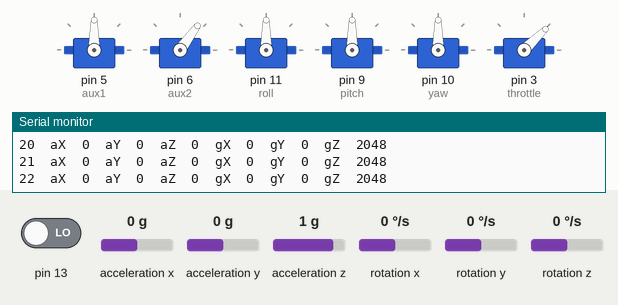
Recording of a sketch running on a simulated Arduino Uno, built with avr-gcc and run on an emulated ATmega328P. Parts: 6 × servo, the last lines printed to the serial monitor. Wiring (inferred from the names in the program): MPU-9250 motion sensor at I2C address 0x68. The inputs (shaded band) are chosen by the test bench; at power-on: pin 13 LOW, acceleration x 0 g, acceleration y 0 g, acceleration z 1 g, rotation x 0 °/s, rotation y 0 °/s, rotation z 0 °/s.

Above: at 1.2 s.
1.3 s: pin 13 driven HIGH
At 2.7 s:
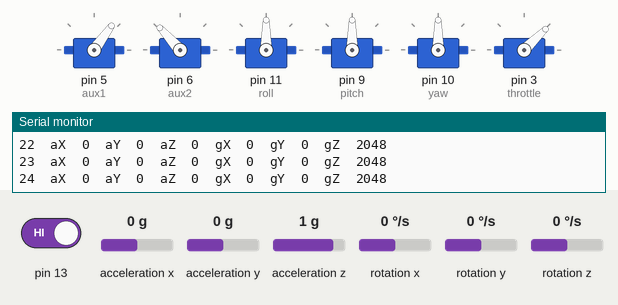
At 7.3 s:
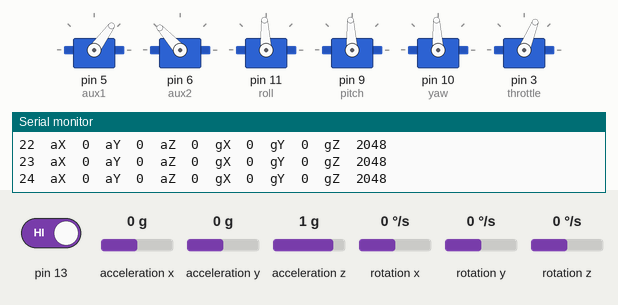
13.3 s: pin 13 driven LOW
At 16.2 s:
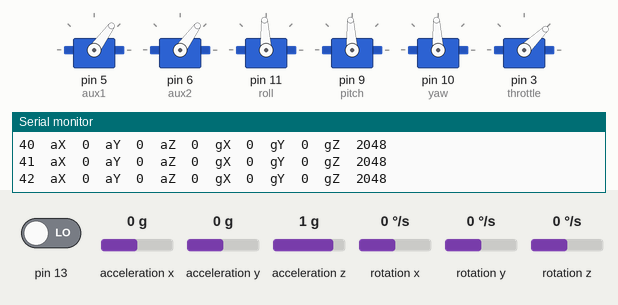
Timing chart, 0 to 17.7 s (numbered marks = the images above; inputs shaded):
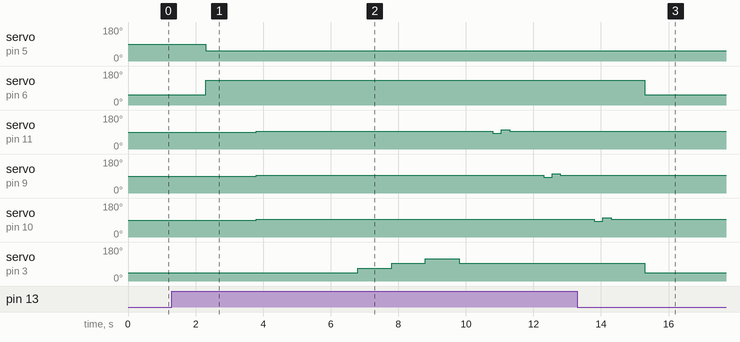

The sketch:

testproc01.ino
```cpp
// Test Procedures 1
// by Jesse Lew

// Notes: It is turning but test values were too short. Back/forward
// pitch is reversed. 1501-2000 is forward, 1000-1499 is back.

#include <Servo.h>
#include <Wire.h>

#define    MPU9250_ADDRESS            0x68

#define    GYRO_FULL_SCALE_250_DPS    0x00
#define    GYRO_FULL_SCALE_500_DPS    0x08
#define    GYRO_FULL_SCALE_1000_DPS   0x10
#define    GYRO_FULL_SCALE_2000_DPS   0x18

#define    ACC_FULL_SCALE_2_G         0x00
#define    ACC_FULL_SCALE_4_G         0x08
#define    ACC_FULL_SCALE_8_G         0x10
#define    ACC_FULL_SCALE_16_G        0x18

// create 4 servo objects (max 8 can be created)
Servo aux1;
Servo aux2;
Servo roll;
Servo pitch;
Servo yaw;
Servo throttle;

// initialize counter and procedures
long int cpt = 0;
bool startupProc = true;
bool testProc = true;

// variables that handle timer
unsigned long previousMillis = 0;   // stores last time servos were updated
const long interval = 50;   // set timer interval (ms)


// This function read Nbytes bytes from I2C device at address Address.
// Put read bytes starting at register Register in the Data array.
void I2Cread(uint8_t Address, uint8_t Register, uint8_t Nbytes, uint8_t* Data)
{
  // Set register address
  Wire.beginTransmission(Address);
  Wire.write(Register);
  Wire.endTransmission();

  // Read Nbytes
  Wire.requestFrom(Address, Nbytes);
  uint8_t index=0;
  while (Wire.available())
  {
    Data[index++]=Wire.read();
  }
}


// Write a byte (Data) in device (Address) at register (Register)
void I2CwriteByte(uint8_t Address, uint8_t Register, uint8_t Data)
{
  // Set register address
  Wire.beginTransmission(Address);
  Wire.write(Register);
  Wire.write(Data);
  Wire.endTransmission();
}


// set servos to arduino pins
void setup()
{
  // can add min/max values with attach(pin#, min#, max#)
  aux1.attach(5);      // set AUX1 (leveler) to pin 5
  aux2.attach(6);      // set AUX2 (motor lock) to pin 6
  roll.attach(11);     // set roll to pin 11
  pitch.attach(9);     // set pitch 2 to pin 9
  yaw.attach(10);      // set yaw to pin 10
  throttle.attach(3);  // set throttle to pin 3

  // on/off ARM/level switch
  pinMode(13, INPUT);

  // Arduino initializations
  Wire.begin();
  Serial.begin(9600);

  // Configure gyroscope range
  I2CwriteByte(MPU9250_ADDRESS,27,GYRO_FULL_SCALE_2000_DPS);
  // Configure accelerometers range
  I2CwriteByte(MPU9250_ADDRESS,28,ACC_FULL_SCALE_16_G);
}


// main loop
void loop()
{
  unsigned long currentMillis = millis();   // updates each loop
  //Serial.print(currentMillis);

  // if the on/off switch is on
  if(digitalRead(13) == HIGH)
  {
    // run startup procedure once
    if(startupProc == true)
    {
      delay(1000);
      aux1.write(1100);   // turn aux1 (leveler) on with 1100
      aux2.write(1900);   // turn aux2 (motor lock) on with 1900
      delay(1500);

      // acceptable values: 885-2115,
      // keeping between 1000-2000
      roll.write(1500);      // initialize center
      pitch.write(1500);     // initialize center
      yaw.write(1500);       // initialize center
      delay(1000);
      throttle.write(1000);  // minimum throttle

      startupProc = false;
    }

    if(testProc == true)
    {
      // test values
      delay(2000);
      throttle.write(1250);  // 25% throttle
      delay(1000);
      throttle.write(1500);  // 50% throttle
      delay(1000);
      throttle.write(1750);  // 75% throttle
      delay(1000);
      //throttle.write(2000);  // 100% throttle
      //delay(1000);
      throttle.write(1500);  // 50% throttle
      delay(1000);
      roll.write(1400);      // roll left
      delay(250);
      roll.write(1600);      // roll right
      delay(250);
      roll.write(1500);      // center
      delay(1000);
      pitch.write(1400);     // pitch forward (went back)
      delay(250);
      pitch.write(1600);     // pitch back (went forward)
      delay(250);
      pitch.write(1500);     // center
      delay(1000);
      yaw.write(1400);       // spin left
      delay(250);
      yaw.write(1600);       // spin right
      delay(250);
      yaw.write(1500);       // center
      delay(1000);
      throttle.write(1000);  // minimum throttle

      testProc = false;
    }
  }
  else
  {
    throttle.write(1000);  // bring throttle to minimum
    aux2.write(1100);      // lock motors
    startupProc = true;    // reset startup procedure flag
  }

  // code that constantly runs before interval goes here

  // if the interval time is reached, do something
  if(currentMillis - previousMillis >= interval)
  {
    // Display data counter
    Serial.print (cpt++,DEC);
    Serial.print ("\t");

    // Read accelerometer and gyroscope
    uint8_t Buf[14];
    I2Cread(MPU9250_ADDRESS,0x3B,14,Buf);


    // Create 16 bits values from 8 bits data

    // Accelerometer
    int16_t ax=-(Buf[8]<<8 | Buf[9]);
    int16_t ay=-(Buf[10]<<8 | Buf[11]);
    int16_t az=Buf[12]<<8 | Buf[13];

    // Gyroscope
    int16_t gx=-(Buf[0]<<8 | Buf[1]);
    int16_t gy=-(Buf[2]<<8 | Buf[3]);
    int16_t gz=Buf[4]<<8 | Buf[5];


    // Display values

    // Accelerometer
    Serial.print ("aX\t");
    Serial.print (ax,DEC);
    Serial.print ("\t");
    Serial.print ("aY\t");
    Serial.print (ay,DEC);
    Serial.print ("\t");
    Serial.print ("aZ\t");
    Serial.print (az,DEC);
    Serial.print ("\t");

    // Gyroscope
    Serial.print ("gX\t");
    Serial.print (gx,DEC);
    Serial.print ("\t");
    Serial.print ("gY\t");
    Serial.print (gy,DEC);
    Serial.print ("\t");
    Serial.print ("gZ\t");
    Serial.print (gz,DEC);
    Serial.print ("\t");

    // End of line
    Serial.println("");

    // update previousMillis
    previousMillis = currentMillis;
  }

  // code that constantly runs after interval goes here

}
```

Measured:
- after the input at 1.3 s, servo on pin 5 (aux1): 90° → 54° after 1.0 s; servo on pin 6 (aux2): 54° → 132° after 1.0 s
- after the input at 13.3 s, servo on pin 6 (aux2): 132° → 54° after 2.0 s
